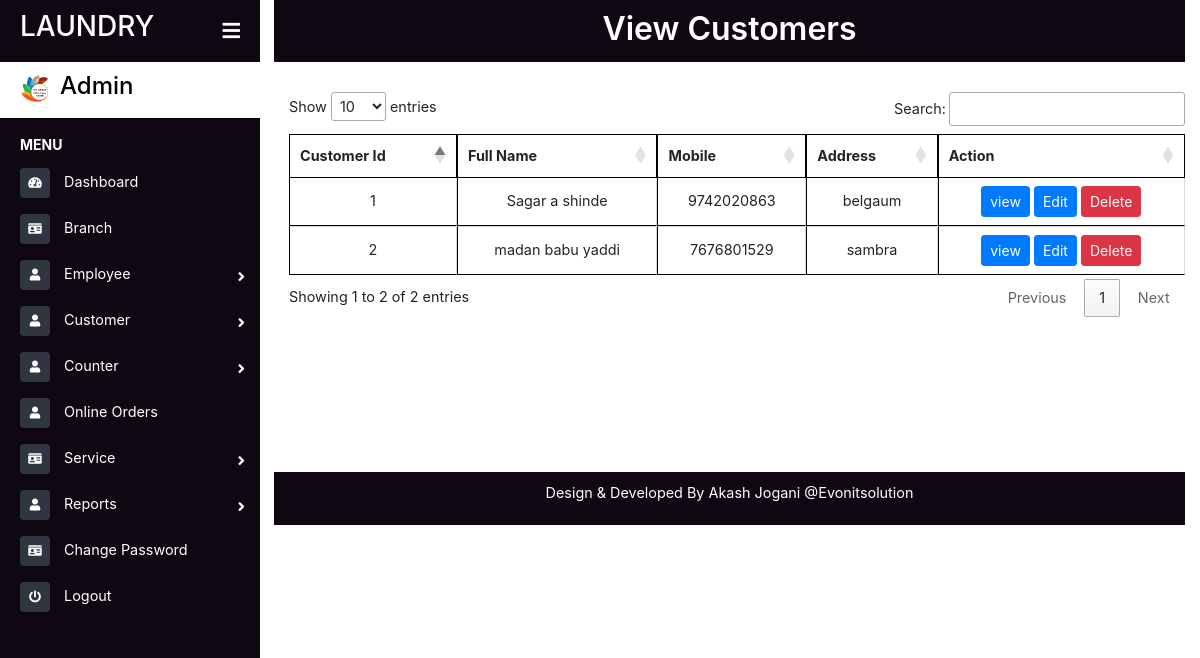
The app's page /cust_view.php, older data.
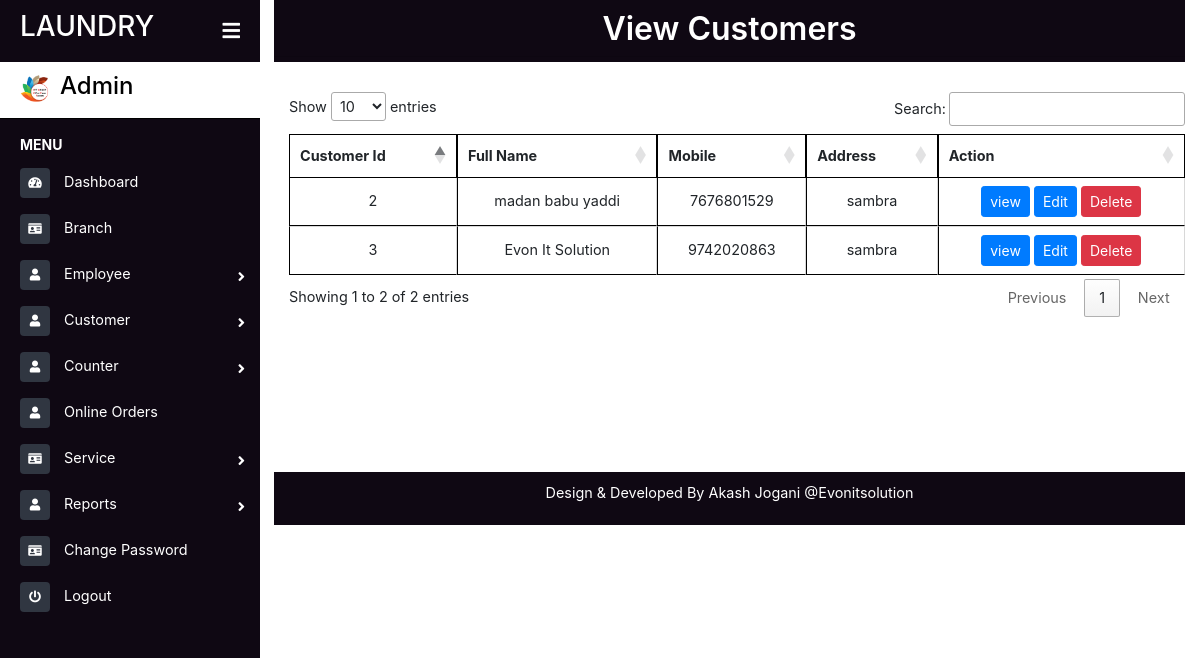
The same page, newer data.
### tables this page shows
CREATE TABLE `customer` (
  `cid` int(10) NOT NULL,
  `email` varchar(30) NOT NULL,
  `mobile` varchar(12) NOT NULL,
  `hno` varchar(10) NOT NULL,
  `adds` varchar(50) NOT NULL,
  `land` varchar(20) NOT NULL,
  `city` varchar(20) NOT NULL,
  `state` varchar(20) NOT NULL,
  `zip` varchar(10) NOT NULL,
  `full` varchar(100) NOT NULL,
  `adds1` varchar(100) NOT NULL,
  `gstn` varchar(30) NOT NULL
);

### cust_view.php (the view, shortened to what this page needs)
<?php include("sidebar.php");
include("connect.php");
?>
<link href="assets/css/foms.css" rel="stylesheet">
<div class="page-content container-fluid">
    <div class="footer">
        <div class="d-flex justify-content-center">
             <h2 class="" style=" font-weight: 600">View Customers</h2>
        </div>
        <hr style="margin: 0px;">
    </div>
</div>
<main class="page-content">
    <div class="container">
        <div class="table-responsive" style="overflow-y:scroll; height: 380px; width:80% margin-left: 100px;">
            <table id="example" class="cell-border" style="width:100%">
            <thead>
                <tr>
                    <th>Customer Id</th>
                    <th>Full Name</th>
                    <th>Mobile</th>
                    <th>Address</th>
                    <th>Action</th>
                </tr>
            </thead>
            <tbody>
                <?php
                    $qry="select * from customer";
                    $exc=mysqli_query($conn,$qry);
                    while($row=mysqli_fetch_array($exc)){
                    ?>
                    <tr class="text-center">
                        <td><?php echo $row['cid'] ?></td>
                        <td><?php echo $row['full'] ?></td>
                        <td><?php echo $row['mobile'] ?></td>
                        <td><?php echo $row['adds'] ?></td>
                    <td class="text-center">
                            <a href="add_cust.php?edit1=<?php echo $row['cid']?>"><button class="btn btn-sm btn-primary">view</button> </a>
                            <a href="add_cust.php?edit=<?php echo $row['cid']?>"><button class="btn btn-sm btn-primary">Edit</button> </a>
                            <a onclick="del(<?php echo $row['cid']; ?>)"><button class="btn btn-sm btn-danger deletebutton" type="button">Delete</button></a></td>
                    </tr>
                    <?php
                    }
                ?>
            </tbody>
            </table>
        </div>
    </div>
</main>
<?php include("footer.php"); ?>

Row changes from the older to the newer data that the page shows:
removed customer: cid "1", full "Sagar a shinde", mobile "9742020863", adds "belgaum"
added customer: cid "3", full "Evon It Solution", mobile "9742020863", adds "sambra"
